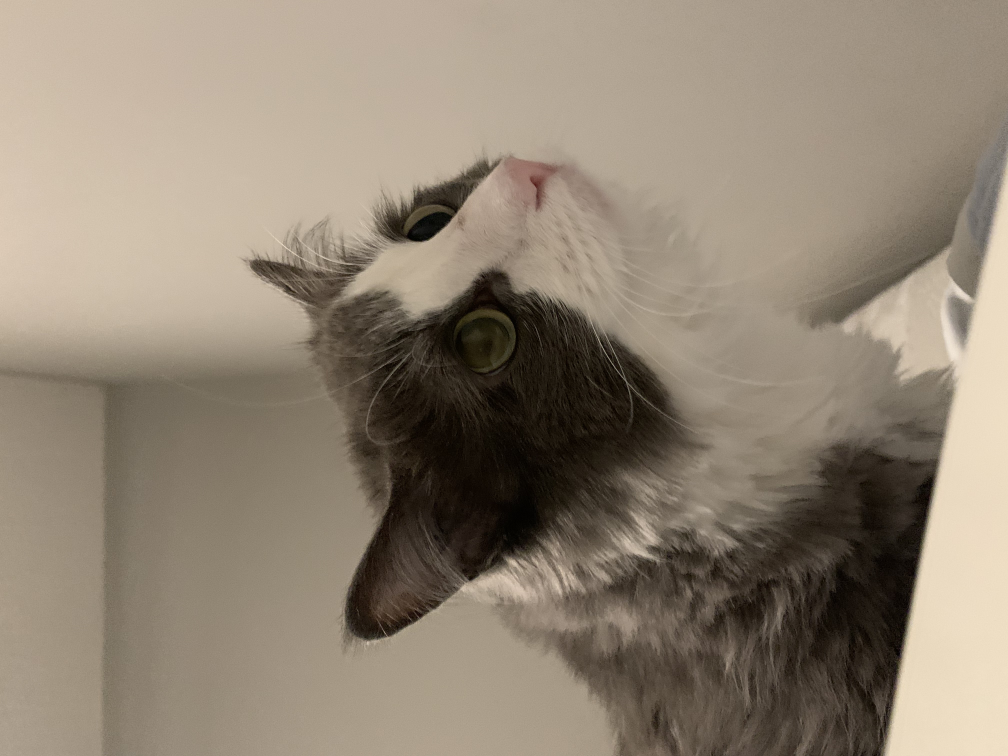
#> input picture ASCII Art Website/test4.jpg, 4032 x 3024 px (shown at 1/4 size)
$ python main.py   (older library calls are emulated)
#> lines starting #> are read from the running program, lines starting #| are printed output that depends on the picture
from PIL import Image, ImageOps


brightness_dict = {0: '___', 1: '░░░', 2: '▒▒▒', 3: '▓▓▓', 4: '███'}

img = ImageOps.exif_transpose(Image.open("test4.jpg")) # refer to https://pillow.readthedocs.io/en/latest/reference/ImageOps.html#PIL.ImageOps.exif_transpose
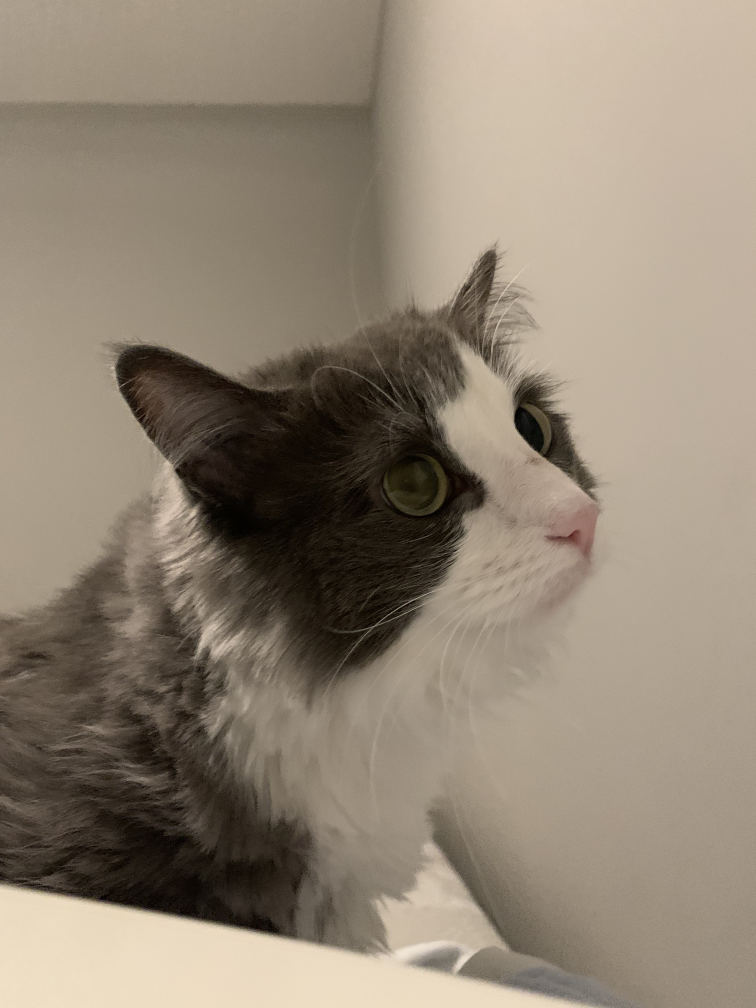
#> img: PIL image 3024x4032 RGB (shown at 1/4 size); mean R, G, B 145.2, 132.6, 116.3
img_data = img.getdata()
img_lst = []
for i in img_data:
    tmp = i[0]*0.2125+i[1]*0.7174+i[2]*0.0721 ### Rec. 709-6 weights
    img_lst.append(tmp)
#> this loop made 12192768 passes
#> (i, tmp) on passes 1 to 3: ((169, 156, 139), 157.8), ((175, 162, 145), 163.9), ((174, 161, 144), 162.9)
#> after the loop, img_lst = 12192768 items
new_img = Image.new('L', img.size)
#> new_img: PIL image 3024x4032 L; every value is 0
new_img.putdata(img_lst)
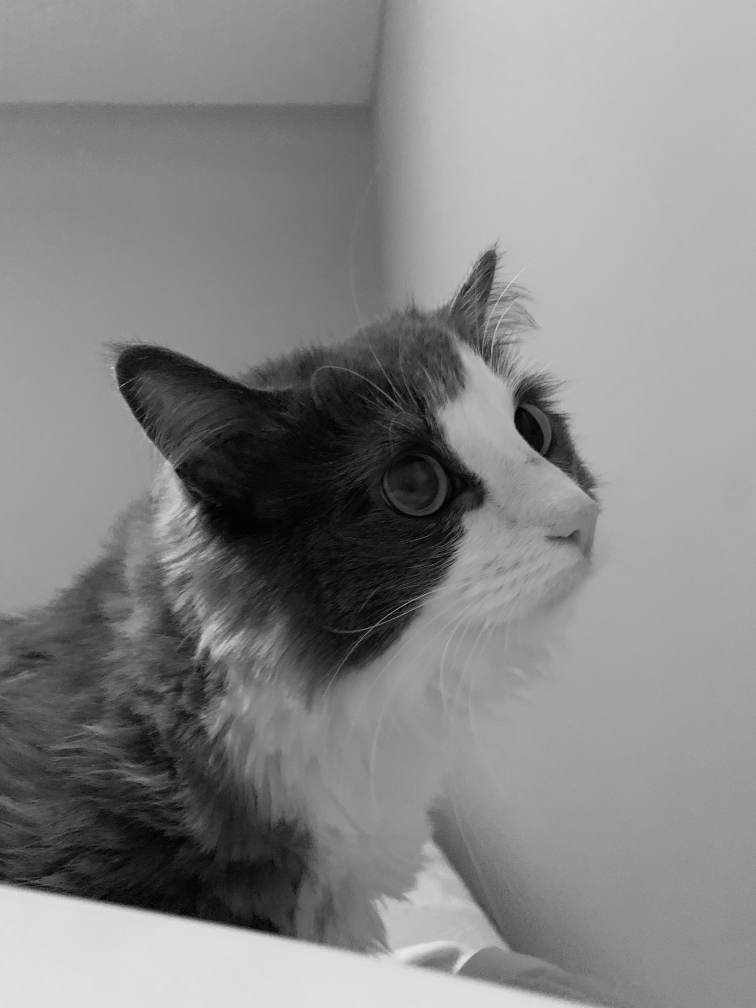
#> new_img: PIL image 3024x4032 L (shown at 1/4 size); min 0, max 237, mean 133.8
new_img_resized = new_img.resize((100, 100), Image.ANTIALIAS)
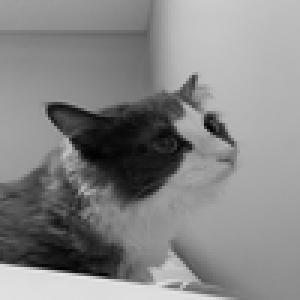
#> new_img_resized: PIL image 100x100 L (shown 3 times larger); min 0, max 230, mean 133.8
new_img_resized.save('result.jpg')
#new_img_resized.show()
new_img_calibrated = new_img_resized.quantize(4)
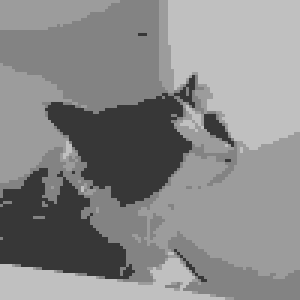
#> new_img_calibrated: PIL image 100x100 P (shown 3 times larger); min 55, max 192, mean 136.3
f = open('data.txt', 'wb')
for i in range(len(new_img_calibrated.getdata())):
    if i % 100 == 0:
        print()
        f.write(bytes('\n', encoding='utf-8'))
    f.write(bytes(brightness_dict[new_img_calibrated.getdata()[i]], encoding='utf-8'))
    f.flush()
    print((brightness_dict[new_img_calibrated.getdata()[i]]), end = '')
#> this loop made 10000 passes
f.close()

$ run again, with ASCII Art Website/test2.jpg copied over ASCII Art Website/test4.jpg
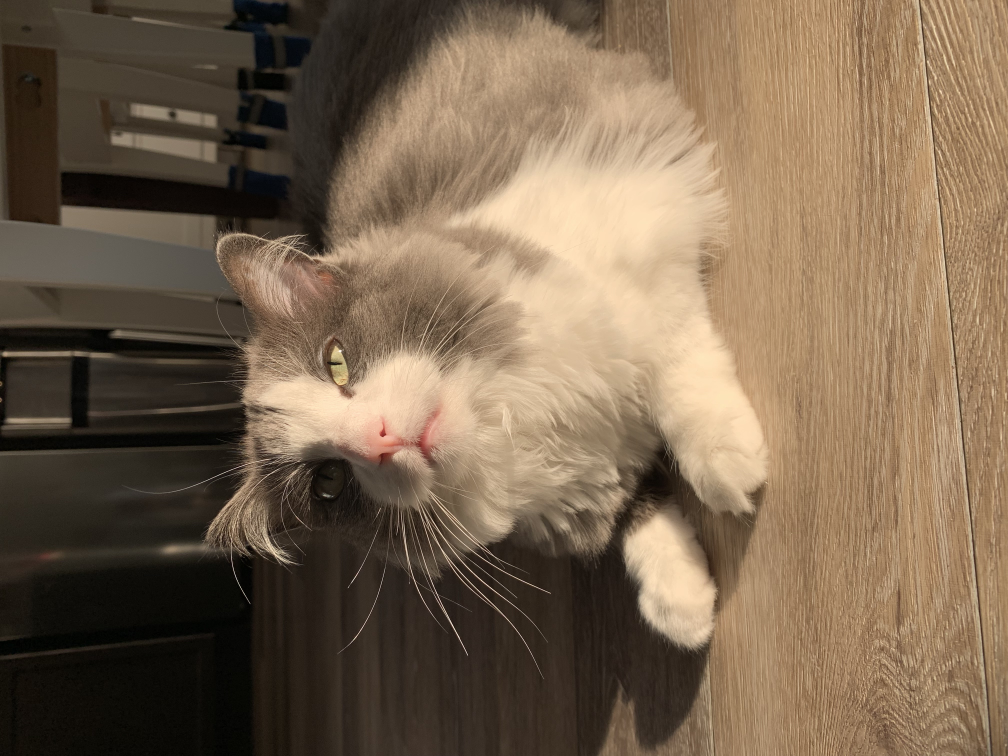
#> input picture ASCII Art Website/test2.jpg, 4032 x 3024 px (shown at 1/4 size)
#> `img = ImageOps.exif_transpose(Image.open("test4.jpg"))`:
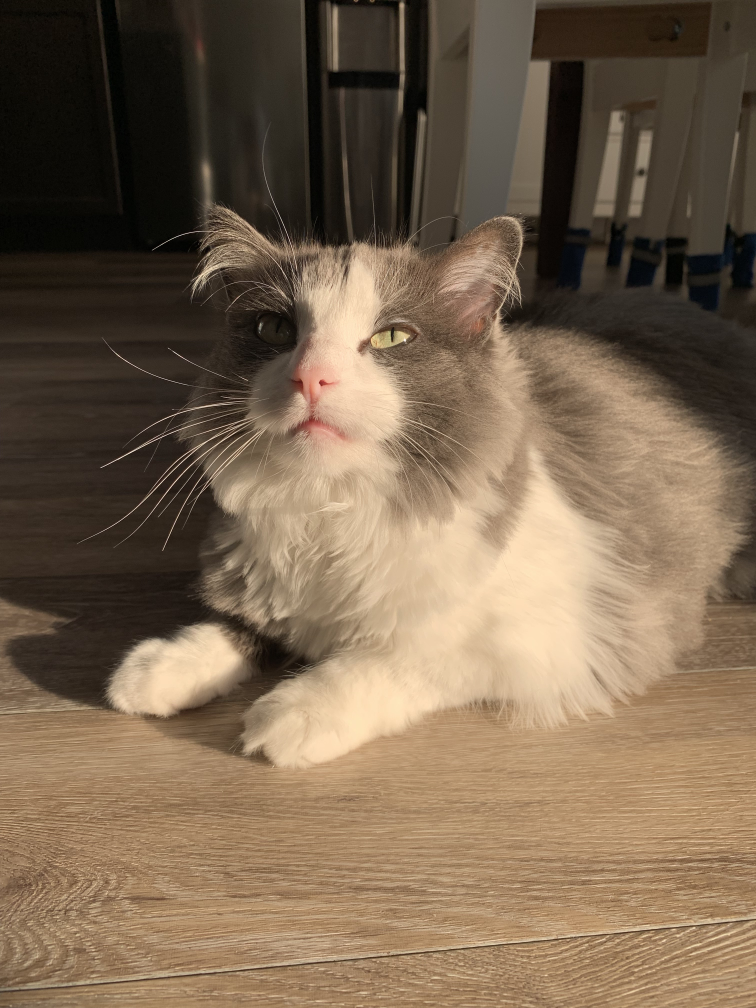
#> img: PIL image 3024x4032 RGB (shown at 1/4 size); mean R, G, B 121.7, 101.7, 80
#> the loop `for i in img_data:` made 12192768 passes
#> (i, tmp) on passes 1 to 3: ((18, 15, 10), 15.31), ((15, 12, 7), 12.3), ((14, 11, 6), 11.3)
#> after the loop `for i in img_data:`: img_lst = 12192768 items
#> `new_img_calibrated = new_img_resized.quantize(4)`:
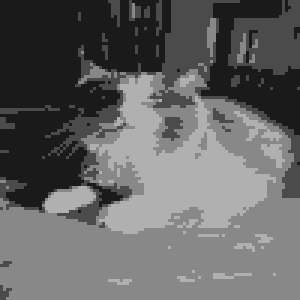
#> new_img_calibrated: PIL image 100x100 P (shown 3 times larger); min 26, max 176, mean 100.2
#> the loop `for i in range(len(new_img_calibrated.getdata())):` made 10000 passes

$ run again, with ASCII Art Website/test3.jpg copied over ASCII Art Website/test4.jpg
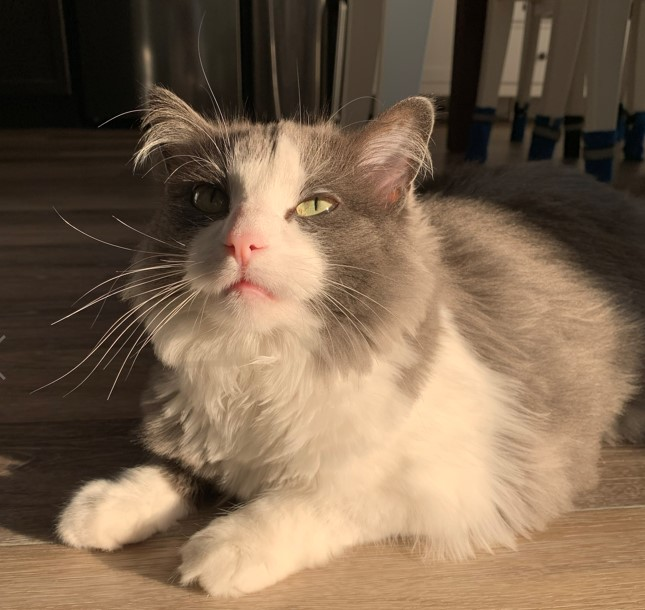
#> input picture ASCII Art Website/test3.jpg, 645 x 610 px
#> img is the input picture: PIL image 645x610 RGB; mean R, G, B 125.2, 102.4, 79.9
#> the loop `for i in img_data:` made 393450 passes
#> (i, tmp) on passes 1 to 3: ((14, 13, 8), 12.88), ((13, 12, 7), 11.88), ((12, 11, 6), 10.87)
#> after the loop `for i in img_data:`: img_lst = 393450 items
#> `new_img.putdata(img_lst)`:
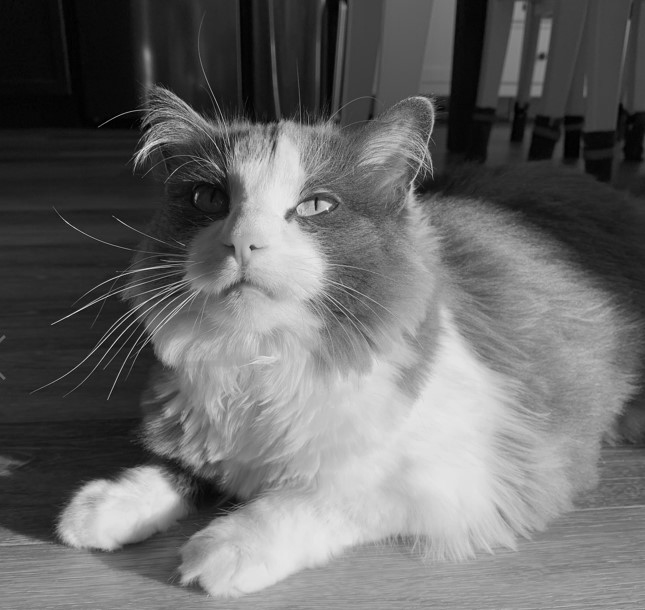
#> new_img: PIL image 645x610 L; min 0, max 251, mean 105.3
#> `new_img_calibrated = new_img_resized.quantize(4)`:
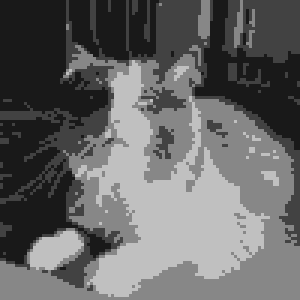
#> new_img_calibrated: PIL image 100x100 P (shown 3 times larger); min 25, max 192, mean 101.9
#> the loop `for i in range(len(new_img_calibrated.getdata())):` made 10000 passes

$ run again, with ASCII Art Website/test.jpg copied over ASCII Art Website/test4.jpg
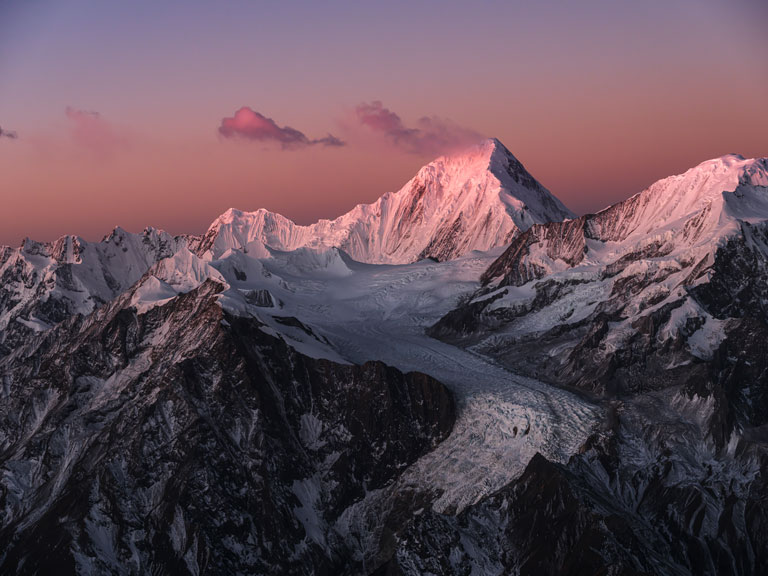
#> input picture ASCII Art Website/test.jpg, 768 x 576 px
#> img is the input picture: PIL image 768x576 RGB; mean R, G, B 96.8, 77, 87.4
#> the loop `for i in img_data:` made 442368 passes
#> (i, tmp) on passes 1 to 3: ((92, 91, 133), 94.42), ((92, 91, 133), 94.42), ((93, 92, 134), 95.42)
#> after the loop `for i in img_data:`: img_lst = 442368 items
#> `new_img.putdata(img_lst)`:
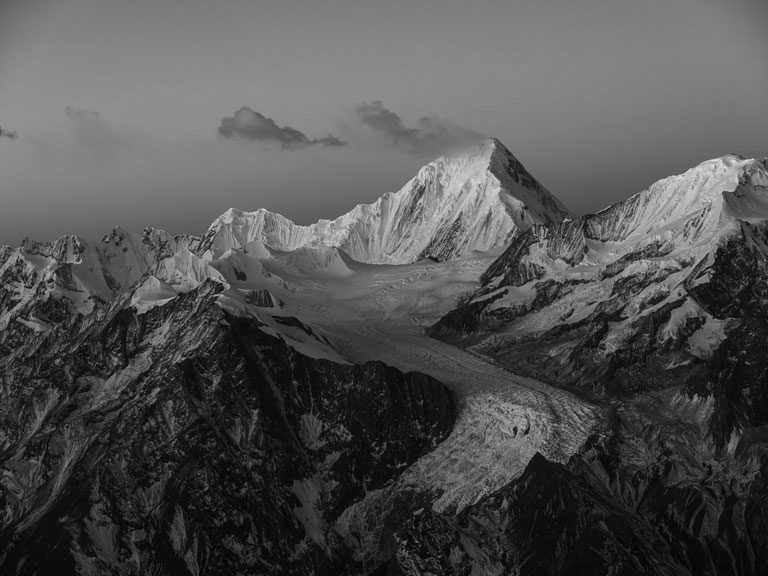
#> new_img: PIL image 768x576 L; min 0, max 232, mean 81.6
#> `new_img_calibrated = new_img_resized.quantize(4)`:
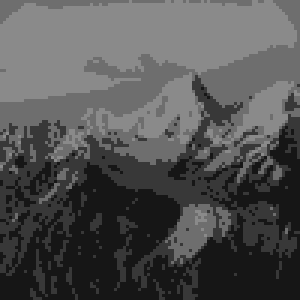
#> new_img_calibrated: PIL image 100x100 P (shown 3 times larger); min 22, max 138, mean 81.8
#> the loop `for i in range(len(new_img_calibrated.getdata())):` made 10000 passes
